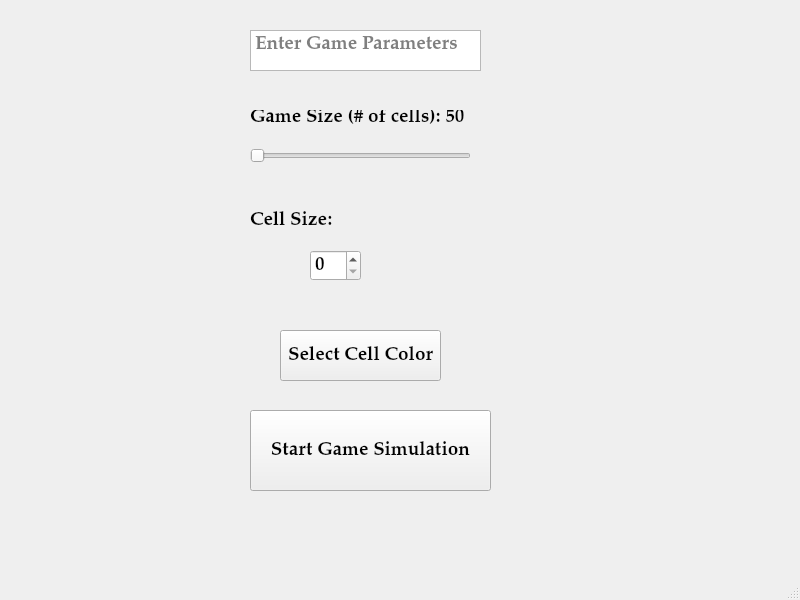
<?xml version="1.0" encoding="UTF-8"?>
<ui version="4.0">
 <class>MainWindow</class>
 <widget class="QMainWindow" name="MainWindow">
  <property name="geometry">
   <rect>
    <x>0</x>
    <y>0</y>
    <width>800</width>
    <height>600</height>
   </rect>
  </property>
  <property name="font">
   <font>
    <family>Palatino Linotype</family>
    <pointsize>14</pointsize>
    <weight>75</weight>
    <bold>true</bold>
   </font>
  </property>
  <property name="windowTitle">
   <string>MainWindow</string>
  </property>
  <property name="accessibleName">
   <string/>
  </property>
  <widget class="QWidget" name="centralwidget">
   <widget class="QPushButton" name="StartPushButton">
    <property name="geometry">
     <rect>
      <x>250</x>
      <y>410</y>
      <width>241</width>
      <height>81</height>
     </rect>
    </property>
    <property name="text">
     <string>Start Game Simulation</string>
    </property>
   </widget>
   <widget class="QSlider" name="GameSizeHorizontalSlider">
    <property name="geometry">
     <rect>
      <x>250</x>
      <y>140</y>
      <width>221</width>
      <height>31</height>
     </rect>
    </property>
    <property name="toolTip">
     <string>&lt;html&gt;&lt;head/&gt;&lt;body&gt;&lt;p&gt;&lt;br/&gt;&lt;/p&gt;&lt;/body&gt;&lt;/html&gt;</string>
    </property>
    <property name="minimum">
     <number>40</number>
    </property>
    <property name="maximum">
     <number>40</number>
    </property>
    <property name="singleStep">
     <number>1</number>
    </property>
    <property name="sliderPosition">
     <number>40</number>
    </property>
    <property name="orientation">
     <enum>Qt::Horizontal</enum>
    </property>
    <property name="invertedControls">
     <bool>false</bool>
    </property>
   </widget>
   <widget class="QLabel" name="sliderLabel">
    <property name="geometry">
     <rect>
      <x>250</x>
      <y>110</y>
      <width>251</width>
      <height>16</height>
     </rect>
    </property>
    <property name="text">
     <string>Game Size (# of cells): 50</string>
    </property>
   </widget>
   <widget class="QTextEdit" name="GuideTextEdit">
    <property name="geometry">
     <rect>
      <x>250</x>
      <y>30</y>
      <width>231</width>
      <height>41</height>
     </rect>
    </property>
    <property name="placeholderText">
     <string>Enter Game Parameters</string>
    </property>
   </widget>
   <widget class="QSpinBox" name="cellSizeSpinBox">
    <property name="geometry">
     <rect>
      <x>310</x>
      <y>250</y>
      <width>51</width>
      <height>31</height>
     </rect>
    </property>
    <property name="maximum">
     <number>10</number>
    </property>
   </widget>
   <widget class="QLabel" name="spinBoxLabel">
    <property name="geometry">
     <rect>
      <x>250</x>
      <y>210</y>
      <width>121</width>
      <height>21</height>
     </rect>
    </property>
    <property name="text">
     <string>Cell Size:</string>
    </property>
   </widget>
   <widget class="QPushButton" name="colorPushButton">
    <property name="geometry">
     <rect>
      <x>280</x>
      <y>330</y>
      <width>161</width>
      <height>51</height>
     </rect>
    </property>
    <property name="text">
     <string>Select Cell Color</string>
    </property>
   </widget>
  </widget>
  <widget class="QMenuBar" name="menubar">
   <property name="geometry">
    <rect>
     <x>0</x>
     <y>0</y>
     <width>800</width>
     <height>32</height>
    </rect>
   </property>
  </widget>
  <widget class="QStatusBar" name="statusbar"/>
 </widget>
 <resources/>
 <connections/>
</ui>
